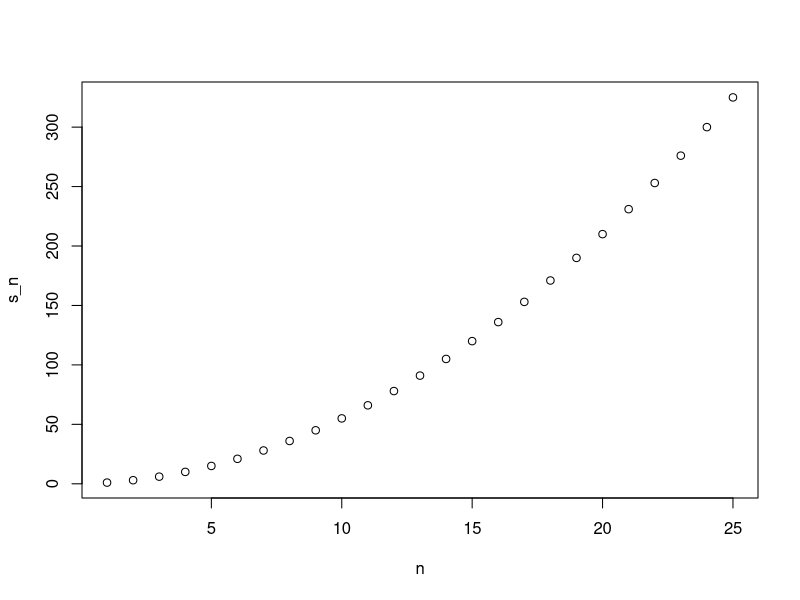
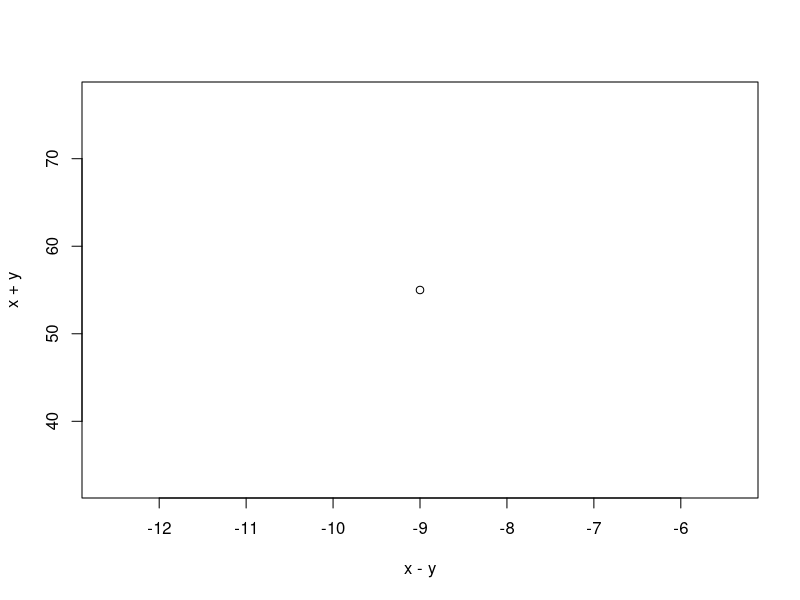
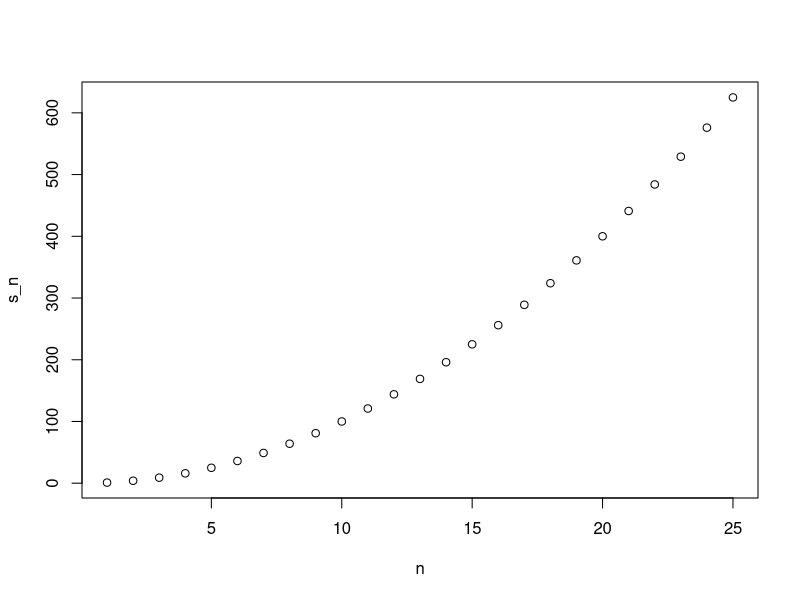

The R script that drew these images, in order:
## ---------------------------------------------------------------------------------------------
a <- 0

if (a != 0) {
  print(1/a)
} else {
  print("No reciprocal for 0")
}


## ---------------------------------------------------------------------------------------------
library(dslabs)
data(murders)
murder_rate <- murders$total / murders$population * 10^5


## ---------------------------------------------------------------------------------------------
ind <- which.min(murder_rate)

if (murder_rate[ind] < 0.5) {
  print(murders$state[ind])
} else {
  print("No state has a murder rate that low")
}

## ---------------------------------------------------------------------------------------------
ind <- which.min(murder_rate)

if (murder_rate[ind] < 0.25) {
  print(murders$state[ind])
} else {
  print("No state has a murder rate that low")
}


## ---------------------------------------------------------------------------------------------
a <- c(0, 1, 2, -4, 5)
result <- ifelse(a > 0, 1/a, NA)
result


## ---------------------------------------------------------------------------------------------
data("na_example")
no_nas <- ifelse(is.na(na_example), 0, na_example)
sum(is.na(no_nas))


## ---------------------------------------------------------------------------------------------
z <- c(TRUE, TRUE, FALSE)
any(z)
all(z)


## ---------------------------------------------------------------------------------------------
avg <- function(x) {
  s <- sum(x)
  n <- length(x)
  s/n
}

## ---------------------------------------------------------------------------------------------
x <- 1:100
identical(mean(x), avg(x))


## ---------------------------------------------------------------------------------------------
avg <- function(x, arithmetic = TRUE) {
  n <- length(x)
  ifelse(arithmetic, sum(x)/n, prod(x)^(1/n))
}


## ---------------------------------------------------------------------------------------------
library(dplyr)


## ---------------------------------------------------------------------------------------------
search()


## ---------------------------------------------------------------------------------------------
for (i in 1:5) {
  print(i)
}

## ---------------------------------------------------------------------------------------------
compute_s_n <- function(n){
  x <- 1:n
  sum(x)
}


## ---------------------------------------------------------------------------------------------
m <- 25
s_n <- vector(length = m)
for (n in 1:m) {
  s_n[n] <- compute_s_n(n)
}

## ---------------------------------------------------------------------------------------------
n <- 1:m
plot(n, s_n)


## ---------------------------------------------------------------------------------------------
x <- 1:10
sqrt(x)

## ---------------------------------------------------------------------------------------------
y <- 1:10
x * y


## ---------------------------------------------------------------------------------------------
x <- 1:10
sapply(x, sqrt)


## ---------------------------------------------------------------------------------------------
n <- 1:25
s_n <- sapply(n, compute_s_n)
s_n


## ---------------------------------------------------------------------------------------------
x <- c(1,2,-3,4)

if(all(x>0)){
  print("All Postives")
} else{
  print("Not all positives")
}


## ---------------------------------------------------------------------------------------------
ind <- which(nchar(murders) > 8)
new_names <- ifelse(nchar(murders) > 8, murders$abb, murders$state)
new_names


## ---------------------------------------------------------------------------------------------
sum_n <- function (n) {
  sum(1:n)
}
sum_n(5000)


## ---------------------------------------------------------------------------------------------
altman_plot <- function(x, y) {
  plot(x-y, x+y)
}
altman_plot(23,32)


## ---------------------------------------------------------------------------------------------
compute_s_n <- function(n) {
  total <- 0
  for (x in 1:n) {
    total <- total + x^2
  }
  total
}

## ---------------------------------------------------------------------------------------------
compute_s_n(10)


## ---------------------------------------------------------------------------------------------
s_n <- vector("numeric", 25)
compute_sq <- function(n) {
  n^2
}

## ---------------------------------------------------------------------------------------------
for (n in 1:25) {
  s_n[n] <- compute_sq(n)
}
s_n


## ---------------------------------------------------------------------------------------------
s_n <- sapply(1:25, compute_sq)
s_n


## ---------------------------------------------------------------------------------------------
# install.packages("purrr")
library("purrr")


## ---------------------------------------------------------------------------------------------
s_n <- map_dbl(1:25, compute_sq)
s_n


## ---------------------------------------------------------------------------------------------
n <- 1:25
plot(n, s_n)


## ---------------------------------------------------------------------------------------------
compute_s_n(5)

## ---------------------------------------------------------------------------------------------
new_sum <- function(n) {
  n*(n+1)*(2*n+1)/6
}
new_sum(5)


## ---------------------------------------------------------------------------------------------
identical(compute_s_n(5), new_sum(5))
